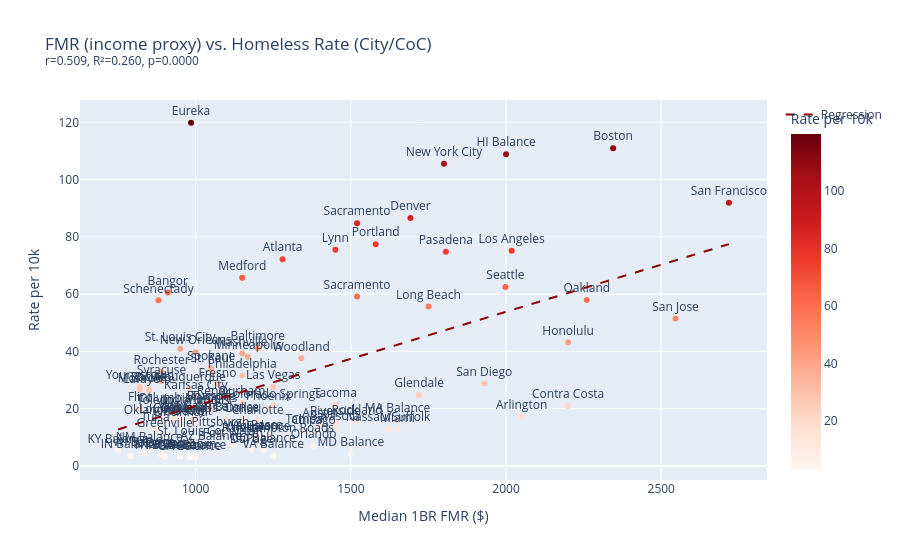

Notebook code cell kept with this figure:
### Code cell
if len(df_inc) > 5:
    slope, intercept, r, p, se = stats.linregress(df_inc['median_income'], df_inc['homeless_rate_per_10k'])
    r2 = r ** 2
    x_range = [df_inc['median_income'].min(), df_inc['median_income'].max()]
    y_range = [slope * x + intercept for x in x_range]
    fig = px.scatter(
        df_inc, x='median_income', y='homeless_rate_per_10k', text='city_name',
        color='homeless_rate_per_10k', color_continuous_scale='Reds',
        hover_name='coc_name',
        title=f'Median Income vs. Homeless Rate (City/CoC)<br><sup>r={r:.3f}, R²={r2:.3f}, p={p:.4f}</sup>',
        labels={'median_income': 'Median Household Income ($)', 'homeless_rate_per_10k': 'Rate per 10k'},
    )
    fig.add_trace(go.Scatter(x=x_range, y=y_range, mode='lines', name='Regression', line=dict(color='darkred', dash='dash')))
    fig.update_traces(textposition='top center', selector=dict(mode='markers+text'))
    fig.show()
else:
    # FMR as proxy for income
    df2 = df.dropna(subset=['homeless_rate_per_10k', 'median_1br_fmr'])
    slope, intercept, r, p, se = stats.linregress(df2['median_1br_fmr'], df2['homeless_rate_per_10k'])
    r2 = r ** 2
    x_range = [df2['median_1br_fmr'].min(), df2['median_1br_fmr'].max()]
    y_range = [slope * x + intercept for x in x_range]
    fig = px.scatter(
        df2, x='median_1br_fmr', y='homeless_rate_per_10k', text='city_name',
        color='homeless_rate_per_10k', color_continuous_scale='Reds',
        hover_name='coc_name',
        title=f'FMR (income proxy) vs. Homeless Rate (City/CoC)<br><sup>r={r:.3f}, R²={r2:.3f}, p={p:.4f}</sup>',
        labels={'median_1br_fmr': 'Median 1BR FMR ($)', 'homeless_rate_per_10k': 'Rate per 10k'},
    )
    fig.add_trace(go.Scatter(x=x_range, y=y_range, mode='lines', name='Regression', line=dict(color='darkred', dash='dash')))
    fig.update_traces(textposition='top center', selector=dict(mode='markers+text'))
    fig.show()

### Figure 1 — Plotly figure (JSON) as saved in the notebook; plotly's stock layout.template omitted (floating-point values rounded to 4 significant figures)
{"data": [{"hovertemplate": "<b>%{hovertext}</b><br><br>Median 1BR FMR ($)=%{x}<br>Rate per 10k=%{marker.color}<br>city_name=%{text}<extra></extra>", "hovertext": ["Los Angeles City & County CoC", "San Diego City & County CoC", "Sacramento City & County CoC", "Oakland, Berkeley/Alameda County CoC", "San Francisco CoC", "Sacramento City & County CoC", "Fresno City & County CoC", "Pasadena CoC", "Humboldt County CoC", "Contra Costa County CoC", "Yolo County CoC", "Long Beach CoC", "Glendale CoC", "San Jose/Santa Clara City & County CoC", "Riverside City & County CoC", "New York City CoC", "Syracuse, Auburn/Onondaga, Oswego Counties CoC", "Nassau, Suffolk Counties CoC", "Rockland County CoC", "Schenectady City & County CoC", "Seattle/King County CoC", "Washington Balance of State CoC", "Spokane City & County CoC", "Tacoma/Lakewood/Pierce County CoC", "Portland/Multnomah County CoC", "Oregon Balance of State CoC", "Medford/Ashland/Jackson County CoC", "Houston/Harris County CoC", "Dallas City & County CoC", "Fort Worth/Arlington/Tarrant County CoC", "Austin/Travis County CoC", "Waco/McLennan County CoC", "Sarasota/Bradenton/Manatee, Sarasota Counties CoC", "Tampa/Hillsborough County CoC", "Orlando/Orange, Osceola, Seminole Counties CoC", "Pasco County CoC", "Miami/Dade County CoC", "Metropolitan Denver CoC", "Colorado Balance of State CoC", "Colorado Springs/El Paso County CoC", "Boston CoC", "Massachusetts Balance of State CoC", "Lynn CoC", "Phoenix/Mesa/Maricopa County CoC", "Arizona Balance of State CoC", "Tucson/Pima County CoC", "Chicago CoC", "Illinois Balance of State CoC", "DuPage County CoC", "Minneapolis/Hennepin County CoC", "Saint Paul/Ramsey County CoC", "Rochester/Southeast Minnesota CoC", "Philadelphia CoC", "Pittsburgh/Allegheny County CoC", "Pennsylvania Balance of State CoC", "Atlanta CoC", "Georgia Balance of State CoC", "Las Vegas/Clark County CoC", "Reno/Sparks/Washoe County CoC", "Detroit CoC", "Dearborn/Dearborn Heights/Westland/Wayne County CoC", "Flint/Genesee County CoC", "Cincinnati/Hamilton County CoC", "Toledo/Lucas County CoC", "Columbus/Franklin County CoC", "Youngstown/Mahoning County CoC", "Cleveland/Cuyahoga County CoC", "Baltimore CoC", "Maryland Balance of State CoC", "Roanoke City & County/Salem CoC", "Newport News/Hampton/Virginia Beach CoC", "Arlington County CoC", "Virginia Balance of State CoC", "Raleigh/Wake County CoC", "Charlotte/Mecklenburg County CoC", "Durham County CoC", "North Carolina Balance of State CoC", "Hawaii Balance of State CoC", "Honolulu CoC", "Indianapolis CoC", "Indiana Balance of State CoC", "Nashville/Davidson County CoC", "Memphis/Shelby County CoC", "Tennessee Balance of State CoC", "St. Louis City CoC", "St. Louis County CoC", "Kansas City CoC", "Lafayette/Acadiana CoC", "New Orleans/Jefferson Parish CoC", "Monroe/Northeast Louisiana CoC", "Wisconsin Balance of State CoC", "Racine City & County CoC", "Albuquerque CoC", "New Mexico Balance of State CoC", "Oklahoma City CoC", "Tulsa City & County CoC", "Louisville/Jefferson County CoC", "Kentucky Balance of State CoC", "Columbia/Midlands CoC", "Greenville/Anderson/Spartanburg CoC", "Maine Balance of State CoC", "Bangor/Penobscot County CoC"], "legendgroup": "", "marker": {"color": [75.21, 28.83, 59.17, 57.94, 91.94, 84.78, 28.55, 74.84, 119.9, 20.96, 37.61, 55.7, 24.73, 51.51, 15.04, 105.6, 29.6, 12.9, 15.43, 57.88, 62.52, 9.84, 34.26, 21.37, 77.47, 16.41, 65.72, 10.02, 16.11, 7.49, 14.26, 16.49, 13.46, 12.21, 7.03, 10.39, 12.78, 86.62, 5.61, 21.06, 111.0, 16.1, 75.5, 20.36, 6.38, 20.5, 11.92, 3.95, 5.5, 38.17, 33.47, 32.93, 31.58, 11.31, 3.18, 72.22, 3.06, 27.63, 21.93, 15.14, 3.64, 19.96, 14.86, 18.85, 16.12, 27.62, 16.08, 41.18, 4.15, 20.24, 9.08, 17.26, 3.5, 9.16, 15.54, 22.21, 3.32, 108.9, 43.22, 19.01, 3.47, 39.28, 19.73, 3.34, 40.92, 8.09, 24.29, 26.41, 39.75, 26.7, 4.41, 27.06, 27.06, 6.19, 15.51, 12.85, 15.94, 5.44, 19.51, 11.0, 16.7, 60.62], "coloraxis": "coloraxis", "symbol": "circle"}, "mode": "markers+text", "name": "", "orientation": "v", "showlegend": false, "text": ["Los Angeles", "San Diego", "Sacramento", "Oakland", "San Francisco", "Sacramento", "Fresno", "Pasadena", "Eureka", "Contra Costa", "Woodland", "Long Beach", "Glendale", "San Jose", "Riverside", "New York City", "Syracuse", "Nassau/Suffolk", "Rockland", "Schenectady", "Seattle", "WA Balance", "Spokane", "Tacoma", "Portland", "OR Balance", "Medford", "Houston", "Dallas", "Fort Worth", "Austin", "Waco", "Sarasota", "Tampa", "Orlando", "Pasco", "Miami", "Denver", "CO Balance", "Colorado Springs", "Boston", "MA Balance", "Lynn", "Phoenix", "AZ Balance", "Tucson", "Chicago", "IL Balance", "DuPage", "Minneapolis", "St. Paul", "Rochester", "Philadelphia", "Pittsburgh", "PA Balance", "Atlanta", "GA Balance", "Las Vegas", "Reno", "Detroit", "Dearborn", "Flint", "Cincinnati", "Toledo", "Columbus", "Youngstown", "Cleveland", "Baltimore", "MD Balance", "Roanoke", "Hampton Roads", "Arlington", "VA Balance", "Raleigh", "Charlotte", "Durham", "NC Balance", "HI Balance", "Honolulu", "Indianapolis", "IN Balance", "Nashville", "Memphis", "TN Balance", "St. Louis City", "St. Louis Co", "Kansas City", "Lafayette", "New Orleans", "Monroe", "WI Balance", "Racine", "Albuquerque", "NM Balance", "Oklahoma City", "Tulsa", "Louisville", "KY Balance", "Columbia", "Greenville", "ME Balance", "Bangor"], "textposition": "top center", "type": "scatter", "x": [2018, 1930, 1520, 2260, 2718, 1520, 1070, 1806, 985, 2200, 1340, 1750, 1720, 2546, 1450, 1800, 890, 1620, 1520, 880, 1998, 1200, 1050, 1450, 1580, 1100, 1150, 1190, 1150, 1120, 1400, 930, 1450, 1350, 1380, 1230, 1650, 1692, 1220, 1250, 2345, 1650, 1450, 1234, 1050, 1050, 1380, 890, 1180, 1168, 1050, 890, 1150, 1080, 1000, 1280, 980, 1250, 1050, 990, 980, 820, 950, 870, 980, 820, 950, 1200, 1500, 1050, 1300, 2050, 1250, 1150, 1200, 1150, 950, 2000, 2200, 1000, 790, 1150, 1050, 900, 950, 980, 1000, 850, 1000, 820, 833, 850, 980, 850, 900, 870, 900, 750, 900, 900, 1000, 910], "xaxis": "x", "y": [75.21, 28.83, 59.17, 57.94, 91.94, 84.78, 28.55, 74.84, 119.9, 20.96, 37.61, 55.7, 24.73, 51.51, 15.04, 105.6, 29.6, 12.9, 15.43, 57.88, 62.52, 9.84, 34.26, 21.37, 77.47, 16.41, 65.72, 10.02, 16.11, 7.49, 14.26, 16.49, 13.46, 12.21, 7.03, 10.39, 12.78, 86.62, 5.61, 21.06, 111.0, 16.1, 75.5, 20.36, 6.38, 20.5, 11.92, 3.95, 5.5, 38.17, 33.47, 32.93, 31.58, 11.31, 3.18, 72.22, 3.06, 27.63, 21.93, 15.14, 3.64, 19.96, 14.86, 18.85, 16.12, 27.62, 16.08, 41.18, 4.15, 20.24, 9.08, 17.26, 3.5, 9.16, 15.54, 22.21, 3.32, 108.9, 43.22, 19.01, 3.47, 39.28, 19.73, 3.34, 40.92, 8.09, 24.29, 26.41, 39.75, 26.7, 4.41, 27.06, 27.06, 6.19, 15.51, 12.85, 15.94, 5.44, 19.51, 11.0, 16.7, 60.62], "yaxis": "y"}, {"line": {"color": "darkred", "dash": "dash"}, "mode": "lines", "name": "Regression", "type": "scatter", "x": [750, 2718], "y": [12.77, 77.47]}], "layout": {"coloraxis": {"colorbar": {"title": {"text": "Rate per 10k"}}, "colorscale": [[0.0, "rgb(255,245,240)"], [0.125, "rgb(254,224,210)"], [0.25, "rgb(252,187,161)"], [0.375, "rgb(252,146,114)"], [0.5, "rgb(251,106,74)"], [0.625, "rgb(239,59,44)"], [0.75, "rgb(203,24,29)"], [0.875, "rgb(165,15,21)"], [1.0, "rgb(103,0,13)"]]}, "legend": {"tracegroupgap": 0}, "title": {"text": "FMR (income proxy) vs. Homeless Rate (City/CoC)<br><sup>r=0.509, R²=0.260, p=0.0000</sup>"}, "xaxis": {"anchor": "y", "domain": [0.0, 1.0], "title": {"text": "Median 1BR FMR ($)"}}, "yaxis": {"anchor": "x", "domain": [0.0, 1.0], "title": {"text": "Rate per 10k"}}}}
